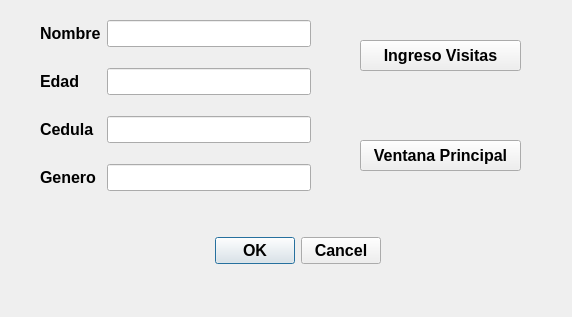
<?xml version="1.0" encoding="UTF-8"?>
<ui version="4.0">
 <class>Dialog</class>
 <widget class="QDialog" name="Dialog">
  <property name="geometry">
   <rect>
    <x>0</x>
    <y>0</y>
    <width>572</width>
    <height>317</height>
   </rect>
  </property>
  <property name="windowTitle">
   <string>Dialog</string>
  </property>
  <widget class="QDialogButtonBox" name="buttonBox">
   <property name="geometry">
    <rect>
     <x>180</x>
     <y>220</y>
     <width>201</width>
     <height>61</height>
    </rect>
   </property>
   <property name="font">
    <font>
     <pointsize>12</pointsize>
     <weight>75</weight>
     <bold>true</bold>
    </font>
   </property>
   <property name="orientation">
    <enum>Qt::Horizontal</enum>
   </property>
   <property name="standardButtons">
    <set>QDialogButtonBox::Cancel|QDialogButtonBox::Ok</set>
   </property>
  </widget>
  <widget class="QWidget" name="formLayoutWidget">
   <property name="geometry">
    <rect>
     <x>40</x>
     <y>20</y>
     <width>271</width>
     <height>171</height>
    </rect>
   </property>
   <layout class="QFormLayout" name="formLayout">
    <item row="0" column="0">
     <widget class="QLabel" name="label">
      <property name="font">
       <font>
        <pointsize>12</pointsize>
        <weight>75</weight>
        <bold>true</bold>
       </font>
      </property>
      <property name="text">
       <string>Nombre</string>
      </property>
     </widget>
    </item>
    <item row="2" column="0">
     <widget class="QLabel" name="label_2">
      <property name="font">
       <font>
        <pointsize>12</pointsize>
        <weight>75</weight>
        <bold>true</bold>
       </font>
      </property>
      <property name="text">
       <string>Edad</string>
      </property>
     </widget>
    </item>
    <item row="4" column="0">
     <widget class="QLabel" name="label_3">
      <property name="font">
       <font>
        <pointsize>12</pointsize>
        <weight>75</weight>
        <bold>true</bold>
       </font>
      </property>
      <property name="text">
       <string>Cedula</string>
      </property>
     </widget>
    </item>
    <item row="6" column="0">
     <widget class="QLabel" name="label_4">
      <property name="font">
       <font>
        <pointsize>12</pointsize>
        <weight>75</weight>
        <bold>true</bold>
       </font>
      </property>
      <property name="text">
       <string>Genero</string>
      </property>
     </widget>
    </item>
    <item row="0" column="1">
     <widget class="QLineEdit" name="campo_nombre">
      <property name="font">
       <font>
        <pointsize>12</pointsize>
       </font>
      </property>
     </widget>
    </item>
    <item row="2" column="1">
     <widget class="QLineEdit" name="campo_edad">
      <property name="font">
       <font>
        <pointsize>12</pointsize>
       </font>
      </property>
     </widget>
    </item>
    <item row="4" column="1">
     <widget class="QLineEdit" name="campo_cedula">
      <property name="font">
       <font>
        <pointsize>12</pointsize>
       </font>
      </property>
     </widget>
    </item>
    <item row="6" column="1">
     <widget class="QLineEdit" name="campo_genero">
      <property name="font">
       <font>
        <pointsize>12</pointsize>
       </font>
      </property>
     </widget>
    </item>
    <item row="3" column="1">
     <spacer name="verticalSpacer">
      <property name="orientation">
       <enum>Qt::Vertical</enum>
      </property>
      <property name="sizeHint" stdset="0">
       <size>
        <width>20</width>
        <height>40</height>
       </size>
      </property>
     </spacer>
    </item>
    <item row="1" column="1">
     <spacer name="verticalSpacer_2">
      <property name="orientation">
       <enum>Qt::Vertical</enum>
      </property>
      <property name="sizeHint" stdset="0">
       <size>
        <width>20</width>
        <height>40</height>
       </size>
      </property>
     </spacer>
    </item>
    <item row="5" column="1">
     <spacer name="verticalSpacer_3">
      <property name="orientation">
       <enum>Qt::Vertical</enum>
      </property>
      <property name="sizeHint" stdset="0">
       <size>
        <width>20</width>
        <height>40</height>
       </size>
      </property>
     </spacer>
    </item>
   </layout>
  </widget>
  <widget class="QPushButton" name="button_visitas">
   <property name="geometry">
    <rect>
     <x>360</x>
     <y>40</y>
     <width>161</width>
     <height>31</height>
    </rect>
   </property>
   <property name="font">
    <font>
     <pointsize>12</pointsize>
     <weight>75</weight>
     <bold>true</bold>
    </font>
   </property>
   <property name="text">
    <string>Ingreso Visitas</string>
   </property>
  </widget>
  <widget class="QPushButton" name="button_ppal">
   <property name="geometry">
    <rect>
     <x>360</x>
     <y>140</y>
     <width>161</width>
     <height>31</height>
    </rect>
   </property>
   <property name="font">
    <font>
     <pointsize>12</pointsize>
     <weight>75</weight>
     <bold>true</bold>
    </font>
   </property>
   <property name="text">
    <string>Ventana Principal</string>
   </property>
  </widget>
 </widget>
 <resources/>
 <connections>
  <connection>
   <sender>buttonBox</sender>
   <signal>accepted()</signal>
   <receiver>Dialog</receiver>
   <slot>accept()</slot>
   <hints>
    <hint type="sourcelabel">
     <x>248</x>
     <y>254</y>
    </hint>
    <hint type="destinationlabel">
     <x>157</x>
     <y>274</y>
    </hint>
   </hints>
  </connection>
  <connection>
   <sender>buttonBox</sender>
   <signal>rejected()</signal>
   <receiver>Dialog</receiver>
   <slot>reject()</slot>
   <hints>
    <hint type="sourcelabel">
     <x>316</x>
     <y>260</y>
    </hint>
    <hint type="destinationlabel">
     <x>286</x>
     <y>274</y>
    </hint>
   </hints>
  </connection>
 </connections>
</ui>
